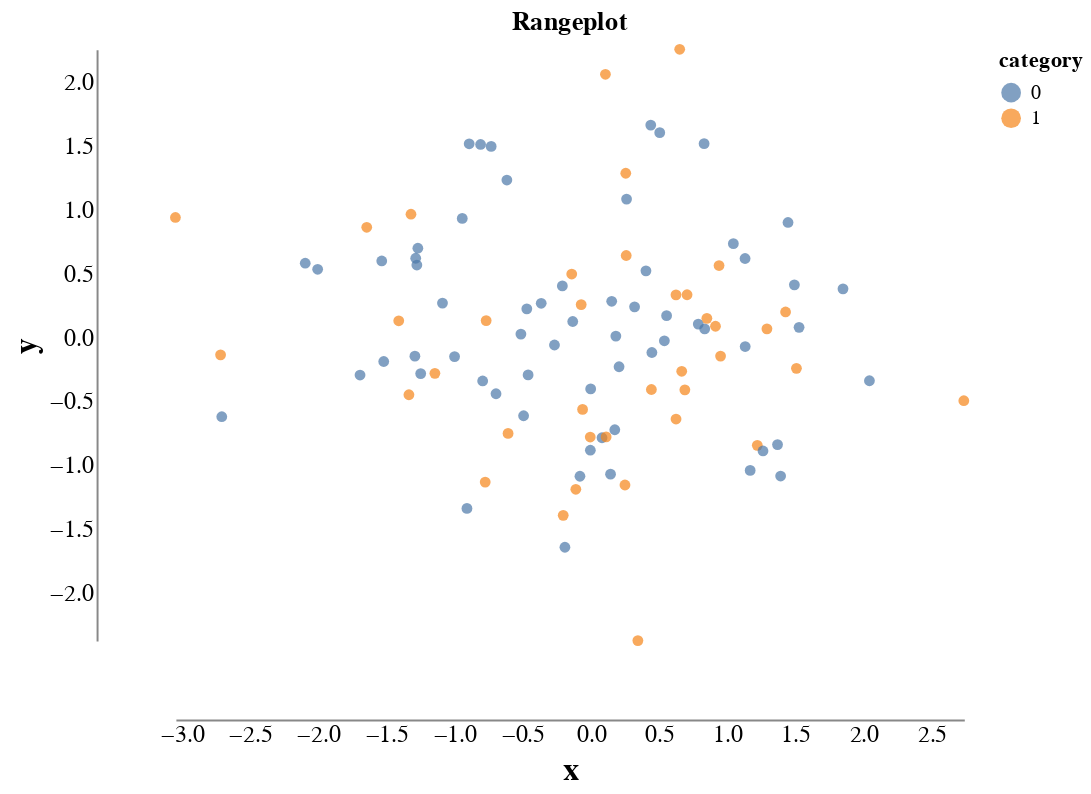

The code cell stored with this chart in its notebook:
### Markdown cell above
Then, we create a scatterplot and adjust the axes as recommended by Tufte. 
We remove grids and ticks, as is common in Tufte-style plots.
As Altair's default font size is rather small, we increase it.

### Code cell
import altair as alt

alt.Chart(df, title="Rangeplot").mark_point(filled=True).encode(
    alt.X('x',
      axis=alt.Axis(
          offset=40, 
          grid=False, 
          ticks=False, 
          labelFontSize=12,
          titleFontSize=16
      ),
      scale=alt.Scale(domain=[df.x.min(), df.x.max()], nice=False)
    ),
    alt.Y('y',
      axis=alt.Axis(
          offset=40, 
          grid=False, 
          ticks=False, 
          labelFontSize=12,
          titleFontSize=16
      ),
      scale=alt.Scale(domain=[df.y.min(), df.y.max()], nice=False)
    ),
    color=alt.Color('category:N')
).properties(
  height=300,
  width=400,
).configure_view(
    stroke=None,
)

### Figure 1 — Vega-Lite specification as saved in the notebook (floating-point values rounded to 4 significant figures)
{"config": {"view": {"continuousWidth": 300, "continuousHeight": 300, "stroke": null}}, "data": {"name": "data-fe43f3a98f98c1b7eaea0128dd669a98"}, "mark": {"type": "point", "filled": true}, "encoding": {"color": {"field": "category", "type": "nominal"}, "x": {"axis": {"grid": false, "labelFontSize": 12, "offset": 40, "ticks": false, "titleFontSize": 16}, "field": "x", "scale": {"domain": [-3.047, 2.737], "nice": false}, "type": "quantitative"}, "y": {"axis": {"grid": false, "labelFontSize": 12, "offset": 40, "ticks": false, "titleFontSize": 16}, "field": "y", "scale": {"domain": [-2.38, 2.252], "nice": false}, "type": "quantitative"}}, "height": 300, "title": "Rangeplot", "width": 400, "$schema": "https://vega.github.io/schema/vega-lite/v5.20.1.json", "datasets": {"data-fe43f3a98f98c1b7eaea0128dd669a98": [{"x": 0.2605, "y": 0.6368, "category": 1}, {"x": -0.003326, "y": -0.7854, "category": 1}, {"x": 0.1845, "y": 0.005472, "category": 0}, {"x": -1.334, "y": -0.4541, "category": 1}, {"x": -0.7303, "y": 1.492, "category": 0}, {"x": 0.6529, "y": 2.252, "category": 1}, {"x": -1.087, "y": 0.264, "category": 0}, {"x": 0.108, "y": 2.057, "category": 1}, {"x": 0.2514, "y": -1.161, "category": 1}, {"x": -0.002588, "y": -0.8884, "category": 0}, {"x": 1.222, "y": -0.8501, "category": 1}, {"x": 0.8363, "y": 0.06193, "category": 0}, {"x": -1.518, "y": -0.1934, "category": 0}, {"x": 0.832, "y": 1.513, "category": 0}, {"x": -0.4687, "y": 0.2192, "category": 0}, {"x": 0.4452, "y": -0.4128, "category": 1}, {"x": -0.3631, "y": 0.2625, "category": 0}, {"x": -0.9079, "y": -1.344, "category": 0}, {"x": 1.851, "y": 0.376, "category": 0}, {"x": 0.1767, "y": -0.7281, "category": 0}, {"x": -1.143, "y": -0.2864, "category": 1}, {"x": -0.774, "y": -1.138, "category": 1}, {"x": 1.133, "y": -0.07631, "category": 0}, {"x": 0.08306, "y": -0.7907, "category": 0}, {"x": -0.615, "y": 1.228, "category": 0}, {"x": 0.6677, "y": -0.2702, "category": 1}, {"x": 1.448, "y": 0.8958, "category": 0}, {"x": -1.268, "y": 0.694, "category": 0}, {"x": 1.509, "y": -0.2471, "category": 1}, {"x": -0.2657, "y": -0.06413, "category": 0}, {"x": 0.1455, "y": -1.076, "category": 0}, {"x": 1.529, "y": 0.07426, "category": 0}, {"x": 0.7891, "y": 0.09934, "category": 0}, {"x": 0.4489, "y": -0.123, "category": 0}, {"x": -0.1892, "y": -1.649, "category": 0}, {"x": -1.29, "y": -0.1517, "category": 0}, {"x": 0.154, "y": 0.2782, "category": 0}, {"x": -0.06986, "y": 0.2521, "category": 1}, {"x": 0.346, "y": -2.38, "category": 1}, {"x": -0.208, "y": 0.3989, "category": 0}, {"x": 0.6907, "y": -0.4154, "category": 1}, {"x": 0.208, "y": -0.2347, "category": 0}, {"x": 1.494, "y": 0.4069, "category": 0}, {"x": 0.2631, "y": 1.079, "category": 0}, {"x": 0.626, "y": -0.6443, "category": 1}, {"x": -0.2017, "y": -1.399, "category": 1}, {"x": -0.07887, "y": -1.092, "category": 0}, {"x": 1.43, "y": 0.1947, "category": 1}, {"x": 0.3219, "y": 0.2347, "category": 0}, {"x": -0.000191, "y": -0.4084, "category": 0}, {"x": -1.247, "y": -0.2881, "category": 0}, {"x": -0.1091, "y": -1.195, "category": 1}, {"x": -2.707, "y": -0.6261, "category": 0}, {"x": -0.4923, "y": -0.6186, "category": 0}, {"x": 0.2572, "y": 1.281, "category": 1}, {"x": 0.5065, "y": 1.599, "category": 0}, {"x": -0.7926, "y": -0.3458, "category": 0}, {"x": 0.4406, "y": 1.658, "category": 0}, {"x": 1.293, "y": 0.0625, "category": 1}, {"x": -1.533, "y": 0.5941, "category": 0}, {"x": 1.393, "y": -1.091, "category": 0}, {"x": -0.4592, "y": -0.2987, "category": 0}, {"x": -0.6062, "y": -0.7571, "category": 1}, {"x": -0.8915, "y": 1.512, "category": 0}, {"x": -0.1392, "y": 0.4917, "category": 1}, {"x": -0.6946, "y": -0.446, "category": 0}, {"x": 2.045, "y": -0.3443, "category": 0}, {"x": -1.275, "y": 0.5621, "category": 0}, {"x": -2.715, "y": -0.1414, "category": 1}, {"x": 0.9526, "y": -0.1513, "category": 1}, {"x": 0.5567, "y": 0.1654, "category": 0}, {"x": 0.4053, "y": 0.5168, "category": 0}, {"x": -0.9424, "y": 0.9274, "category": 0}, {"x": 2.737, "y": -0.5007, "category": 1}, {"x": 0.7068, "y": 0.3294, "category": 1}, {"x": -0.9987, "y": -0.1548, "category": 0}, {"x": -1.643, "y": 0.8579, "category": 1}, {"x": 1.047, "y": 0.7296, "category": 0}, {"x": 0.5404, "y": -0.03124, "category": 0}, {"x": 1.371, "y": -0.8446, "category": 0}, {"x": -2.003, "y": 0.5288, "category": 0}, {"x": 0.9155, "y": 0.08251, "category": 1}, {"x": -0.8078, "y": 1.507, "category": 0}, {"x": 1.264, "y": -0.8942, "category": 0}, {"x": 1.132, "y": 0.6133, "category": 0}, {"x": 0.1132, "y": -0.7844, "category": 1}, {"x": -1.284, "y": 0.6152, "category": 0}, {"x": -0.5121, "y": 0.02118, "category": 0}, {"x": 0.9415, "y": 0.5583, "category": 1}, {"x": -3.047, "y": 0.935, "category": 1}, {"x": 0.8522, "y": 0.1444, "category": 1}, {"x": -1.408, "y": 0.1256, "category": 1}, {"x": -1.692, "y": -0.2996, "category": 0}, {"x": -0.767, "y": 0.1272, "category": 1}, {"x": 0.6257, "y": 0.3286, "category": 1}, {"x": -1.319, "y": 0.9603, "category": 1}, {"x": -0.05956, "y": -0.5686, "category": 1}, {"x": -0.1318, "y": 0.12, "category": 0}, {"x": -2.094, "y": 0.5764, "category": 0}, {"x": 1.17, "y": -1.046, "category": 0}]}}
